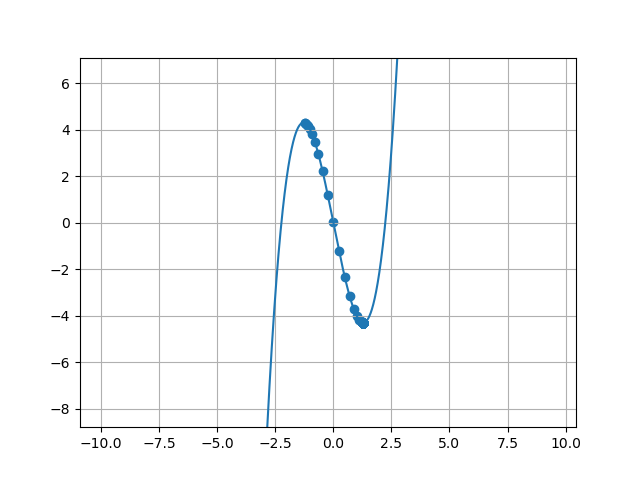

Python code for this plot:
"""
Gradient descent using the equation y = x^3 - 5x

200 iterations - each time uses the slope of y = x^3 - 5x to calculate the next x-value. 
Depending on the starting x-value it will either reach the local minimum or negative infinity.
"""

import numpy as np
import matplotlib.pyplot as plt

plt.close("all")

# initializing basic algorithm variables
eta = 0.05 # learning rate
x = -1.25 # starting value of x
x_values = [] # empty list to store future values of x

# iterating 200 times and using the slope and eta each 
# time to find the next x-value that is farther down the slope
for i in range(200):
    x = x - eta*(3*x**2-5)
    x_values.append(x)

# calculating y-values for each graph based on the equation and the x-values
y_values = np.array(x_values)**3 - np.array(x_values)*5 # y-values of the x-values that were found by the algo
x=np.arange(-3.5,3.5,0.01) # set of x-values for the equation graph
y = x**3 - 5*x # set of y-values for the equation graph


# makes a graph of the x-values
plt.plot(x_values)

# graph of equation and scatter plot of values found by the algo
plt.figure()
plt.plot(x,y)
plt.scatter(x_values,y_values)
plt.axis("equal")
plt.grid()
